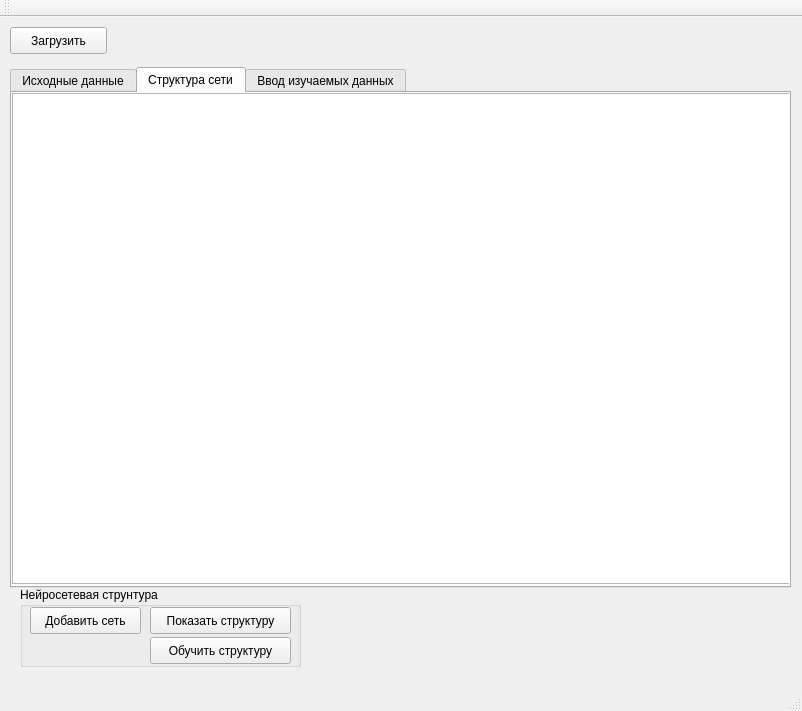
<?xml version="1.0" encoding="UTF-8"?>
<ui version="4.0">
 <class>MainWindow</class>
 <widget class="QMainWindow" name="MainWindow">
  <property name="geometry">
   <rect>
    <x>0</x>
    <y>0</y>
    <width>802</width>
    <height>711</height>
   </rect>
  </property>
  <property name="windowTitle">
   <string>МГУА</string>
  </property>
  <widget class="QWidget" name="centralWidget">
   <widget class="QPushButton" name="pushButton">
    <property name="geometry">
     <rect>
      <x>10</x>
      <y>10</y>
      <width>97</width>
      <height>27</height>
     </rect>
    </property>
    <property name="text">
     <string>Загрузить</string>
    </property>
   </widget>
   <widget class="QTabWidget" name="tabWidget">
    <property name="geometry">
     <rect>
      <x>10</x>
      <y>50</y>
      <width>781</width>
      <height>521</height>
     </rect>
    </property>
    <property name="currentIndex">
     <number>1</number>
    </property>
    <widget class="QWidget" name="tab">
     <attribute name="title">
      <string>Исходные данные</string>
     </attribute>
     <widget class="QTableWidget" name="tableWidget">
      <property name="geometry">
       <rect>
        <x>0</x>
        <y>0</y>
        <width>781</width>
        <height>481</height>
       </rect>
      </property>
     </widget>
    </widget>
    <widget class="QWidget" name="tab_2">
     <attribute name="title">
      <string>Структура сети</string>
     </attribute>
     <widget class="QGraphicsView" name="graphicsView">
      <property name="geometry">
       <rect>
        <x>0</x>
        <y>0</y>
        <width>781</width>
        <height>491</height>
       </rect>
      </property>
      <property name="alignment">
       <set>Qt::AlignCenter</set>
      </property>
     </widget>
    </widget>
    <widget class="QWidget" name="tab_3">
     <attribute name="title">
      <string>Ввод изучаемых данных</string>
     </attribute>
     <widget class="QTableWidget" name="Enters">
      <property name="geometry">
       <rect>
        <x>0</x>
        <y>30</y>
        <width>381</width>
        <height>351</height>
       </rect>
      </property>
      <property name="autoScrollMargin">
       <number>50</number>
      </property>
      <property name="columnCount">
       <number>1</number>
      </property>
      <column/>
     </widget>
     <widget class="QTextBrowser" name="textBrowser">
      <property name="geometry">
       <rect>
        <x>0</x>
        <y>390</y>
        <width>781</width>
        <height>51</height>
       </rect>
      </property>
     </widget>
     <widget class="QTableWidget" name="ResultValues">
      <property name="geometry">
       <rect>
        <x>390</x>
        <y>30</y>
        <width>381</width>
        <height>351</height>
       </rect>
      </property>
      <property name="columnCount">
       <number>1</number>
      </property>
      <column/>
     </widget>
     <widget class="QLabel" name="label">
      <property name="geometry">
       <rect>
        <x>160</x>
        <y>10</y>
        <width>67</width>
        <height>17</height>
       </rect>
      </property>
      <property name="text">
       <string>Входы</string>
      </property>
     </widget>
     <widget class="QLabel" name="label_2">
      <property name="geometry">
       <rect>
        <x>550</x>
        <y>10</y>
        <width>67</width>
        <height>17</height>
       </rect>
      </property>
      <property name="text">
       <string>Выходы</string>
      </property>
     </widget>
     <widget class="QPushButton" name="pushButton_6">
      <property name="geometry">
       <rect>
        <x>10</x>
        <y>450</y>
        <width>131</width>
        <height>27</height>
       </rect>
      </property>
      <property name="text">
       <string>Подать пример</string>
      </property>
     </widget>
    </widget>
   </widget>
   <widget class="QGroupBox" name="groupBox">
    <property name="geometry">
     <rect>
      <x>20</x>
      <y>570</y>
      <width>281</width>
      <height>80</height>
     </rect>
    </property>
    <property name="title">
     <string>Нейросетевая струнтура</string>
    </property>
    <widget class="QPushButton" name="pushButton_4">
     <property name="geometry">
      <rect>
       <x>130</x>
       <y>50</y>
       <width>141</width>
       <height>27</height>
      </rect>
     </property>
     <property name="text">
      <string>Обучить структуру</string>
     </property>
    </widget>
    <widget class="QPushButton" name="pushButton_2">
     <property name="geometry">
      <rect>
       <x>10</x>
       <y>20</y>
       <width>111</width>
       <height>27</height>
      </rect>
     </property>
     <property name="text">
      <string>Добавить сеть</string>
     </property>
    </widget>
    <widget class="QPushButton" name="pushButton_5">
     <property name="geometry">
      <rect>
       <x>130</x>
       <y>20</y>
       <width>141</width>
       <height>27</height>
      </rect>
     </property>
     <property name="text">
      <string>Показать структуру</string>
     </property>
    </widget>
   </widget>
  </widget>
  <widget class="QMenuBar" name="menuBar">
   <property name="geometry">
    <rect>
     <x>0</x>
     <y>0</y>
     <width>802</width>
     <height>25</height>
    </rect>
   </property>
  </widget>
  <widget class="QToolBar" name="mainToolBar">
   <attribute name="toolBarArea">
    <enum>TopToolBarArea</enum>
   </attribute>
   <attribute name="toolBarBreak">
    <bool>false</bool>
   </attribute>
  </widget>
  <widget class="QStatusBar" name="statusBar"/>
 </widget>
 <layoutdefault spacing="6" margin="11"/>
 <resources/>
 <connections/>
</ui>
